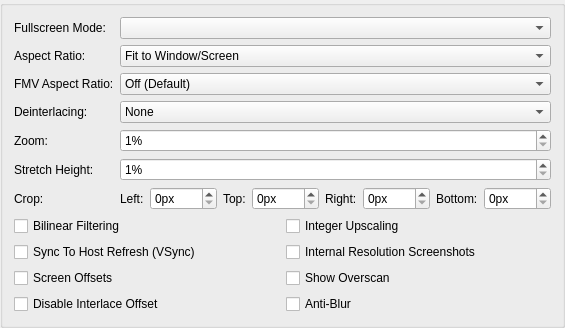
     <widget class="QGroupBox" name="gameDisplayTab">
      <attribute name="title">
       <string>Display</string>
      </attribute>
      <layout class="QFormLayout" name="formLayout_7">
       <item row="0" column="0">
        <widget class="QLabel" name="label_28">
         <property name="text">
          <string>Fullscreen Mode:</string>
         </property>
        </widget>
       </item>
       <item row="0" column="1">
        <widget class="QComboBox" name="fullscreenModes"/>
       </item>
       <item row="1" column="0">
        <widget class="QLabel" name="label_27">
         <property name="text">
          <string>Aspect Ratio:</string>
         </property>
        </widget>
       </item>
       <item row="1" column="1">
        <widget class="QComboBox" name="aspectRatio">
         <item>
          <property name="text">
           <string>Fit to Window/Screen</string>
          </property>
         </item>
         <item>
          <property name="text">
           <string>Auto Standard (4:3/3:2 Progressive)</string>
          </property>
         </item>
         <item>
          <property name="text">
           <string>Standard (4:3)</string>
          </property>
         </item>
         <item>
          <property name="text">
           <string>Widescreen (16:9)</string>
          </property>
         </item>
        </widget>
       </item>
       <item row="2" column="0">
        <widget class="QLabel" name="label_22">
         <property name="text">
          <string>FMV Aspect Ratio:</string>
         </property>
        </widget>
       </item>
       <item row="2" column="1">
        <widget class="QComboBox" name="fmvAspectRatio">
         <item>
          <property name="text">
           <string>Off (Default)</string>
          </property>
         </item>
         <item>
          <property name="text">
           <string>Auto Standard (4:3/3:2 Progressive)</string>
          </property>
         </item>
         <item>
          <property name="text">
           <string>Standard (4:3)</string>
          </property>
         </item>
         <item>
          <property name="text">
           <string>Widescreen (16:9)</string>
          </property>
         </item>
        </widget>
       </item>
       <item row="3" column="0">
        <widget class="QLabel" name="label_23">
         <property name="text">
          <string>Deinterlacing:</string>
         </property>
        </widget>
       </item>
       <item row="3" column="1">
        <widget class="QComboBox" name="interlacing">
         <item>
          <property name="text">
           <string>None</string>
          </property>
         </item>
         <item>
          <property name="text">
           <string>Weave (Top Field First, Sawtooth)</string>
          </property>
         </item>
         <item>
          <property name="text">
           <string>Weave (Bottom Field First, Sawtooth)</string>
          </property>
         </item>
         <item>
          <property name="text">
           <string>Bob (Top Field First)</string>
          </property>
         </item>
         <item>
          <property name="text">
           <string>Bob (Bottom Field First)</string>
          </property>
         </item>
         <item>
          <property name="text">
           <string>Blend (Top Field First, Half FPS)</string>
          </property>
         </item>
         <item>
          <property name="text">
           <string>Blend (Bottom Field First, Half FPS)</string>
          </property>
         </item>
         <item>
          <property name="text">
           <string>Automatic (Default)</string>
          </property>
         </item>
        </widget>
       </item>
       <item row="4" column="0">
        <widget class="QLabel" name="label_21">
         <property name="text">
          <string>Zoom:</string>
         </property>
        </widget>
       </item>
       <item row="4" column="1">
        <widget class="QSpinBox" name="zoom">
         <property name="suffix">
          <string>%</string>
         </property>
         <property name="minimum">
          <number>1</number>
         </property>
         <property name="maximum">
          <number>300</number>
         </property>
        </widget>
       </item>
       <item row="5" column="0">
        <widget class="QLabel" name="label_24">
         <property name="text">
          <string>Stretch Height:</string>
         </property>
        </widget>
       </item>
       <item row="5" column="1">
        <widget class="QSpinBox" name="stretchY">
         <property name="suffix">
          <string>%</string>
         </property>
         <property name="minimum">
          <number>1</number>
         </property>
         <property name="maximum">
          <number>300</number>
         </property>
        </widget>
       </item>
       <item row="6" column="0">
        <widget class="QLabel" name="label_26">
         <property name="text">
          <string>Crop:</string>
         </property>
        </widget>
       </item>
       <item row="6" column="1">
        <layout class="QHBoxLayout" name="horizontalLayout_3" stretch="0,1,0,1,0,1,0,1">
         <item>
          <widget class="QLabel" name="label_39">
           <property name="text">
            <string>Left:</string>
           </property>
          </widget>
         </item>
         <item>
          <widget class="QSpinBox" name="cropLeft">
           <property name="suffix">
            <string>px</string>
           </property>
           <property name="maximum">
            <number>1000</number>
           </property>
          </widget>
         </item>
         <item>
          <widget class="QLabel" name="label_25">
           <property name="text">
            <string>Top:</string>
           </property>
          </widget>
         </item>
         <item>
          <widget class="QSpinBox" name="cropTop">
           <property name="suffix">
            <string>px</string>
           </property>
           <property name="maximum">
            <number>1000</number>
           </property>
          </widget>
         </item>
         <item>
          <widget class="QLabel" name="label_40">
           <property name="text">
            <string>Right:</string>
           </property>
          </widget>
         </item>
         <item>
          <widget class="QSpinBox" name="cropRight">
           <property name="suffix">
            <string>px</string>
           </property>
           <property name="maximum">
            <number>1000</number>
           </property>
          </widget>
         </item>
         <item>
          <widget class="QLabel" name="label_41">
           <property name="text">
            <string>Bottom:</string>
           </property>
          </widget>
         </item>
         <item>
          <widget class="QSpinBox" name="cropBottom">
           <property name="suffix">
            <string>px</string>
           </property>
           <property name="maximum">
            <number>1000</number>
           </property>
          </widget>
         </item>
        </layout>
       </item>
       <item row="7" column="0" colspan="2">
        <layout class="QGridLayout" name="gridLayout_5">
         <item row="1" column="0">
          <widget class="QCheckBox" name="vsync">
           <property name="text">
            <string>Sync To Host Refresh (VSync)</string>
           </property>
          </widget>
         </item>
         <item row="0" column="0">
          <widget class="QCheckBox" name="bilinearFiltering">
           <property name="text">
            <string>Bilinear Filtering</string>
           </property>
          </widget>
         </item>
         <item row="1" column="1">
          <widget class="QCheckBox" name="internalResolutionScreenshots">
           <property name="text">
            <string>Internal Resolution Screenshots</string>
           </property>
          </widget>
         </item>
         <item row="0" column="1">
          <widget class="QCheckBox" name="integerScaling">
           <property name="text">
            <string>Integer Upscaling</string>
           </property>
          </widget>
         </item>
         <item row="2" column="1">
          <widget class="QCheckBox" name="PCRTCOverscan">
           <property name="text">
            <string>Show Overscan</string>
           </property>
          </widget>
         </item>
         <item row="2" column="0">
          <widget class="QCheckBox" name="PCRTCOffsets">
           <property name="text">
            <string>Screen Offsets</string>
           </property>
          </widget>
         </item>
         <item row="4" column="0">
          <widget class="QCheckBox" name="DisableInterlaceOffset">
           <property name="text">
            <string>Disable Interlace Offset</string>
           </property>
          </widget>
         </item>
         <item row="4" column="1">
          <widget class="QCheckBox" name="PCRTCAntiBlur">
           <property name="text">
            <string>Anti-Blur</string>
           </property>
           <property name="shortcut">
            <string>Ctrl+S</string>
           </property>
          </widget>
         </item>
        </layout>
       </item>
      </layout>
     </widget>
